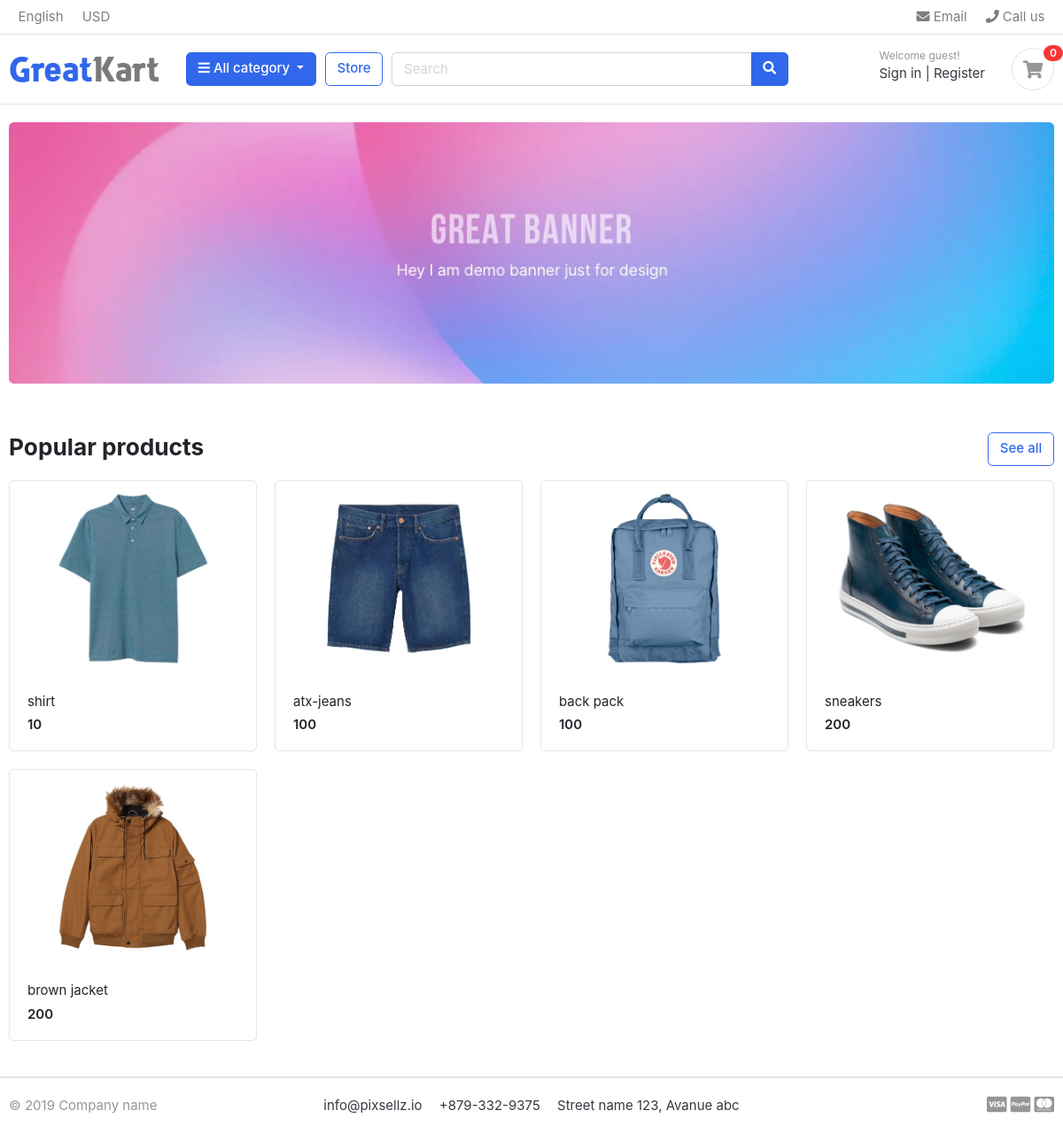
The page / on the database its author committed.
### store/models.py (models this page shows, shortened)
class Product(models.Model):
    product_name    = models.CharField(max_length=200, unique=True)
    slug            = models.SlugField(max_length=200, unique=True)
    description     = models.TextField(max_length=500, blank=True)
    price           = models.IntegerField()
    images          = models.ImageField(upload_to='photos/products')
    stock           = models.IntegerField()
    is_available    = models.BooleanField(default=True)
    category        = models.ForeignKey(Category, on_delete=models.CASCADE)
    created_date    = models.DateTimeField(auto_now_add=True)
    modified_date   = models.DateTimeField(auto_now=True)
    def get_url(self):
        return reverse('product_detail', args=[self.category.slug, self.slug])

### greatcart/views.py (the view)
# urls.py: 2. Add a URL to urlpatterns:  path('', views.home, name='home')
def home(request):
    products = Product.objects.all().filter(is_available=True)
    context = {
        'products': products,
    }
    return render(request,'home.html', context)

### category/context_processors.py (called while the page is built)
def menu_links(request):
    links = Category.objects.all()
    return dict(links=links)

### category/models.py (called while the page is built)
    def get_url(self):
        return reverse('products_by_category', args=[self.slug])

### templates/home.html
{% extends 'base.html' %}
{%  load static %}
{%  block content%}
<section class="section-intro padding-y-sm">
<div class="container">
<div class="intro-banner-wrap">
	<img src="{% static 'images/banners/1.jpg' %}" class="img-fluid rounded">
</div>
</div>
</section>
<section class="section-name padding-y-sm">
<div class="container">
<header class="section-heading">
	<a href="{% url 'store' %}" class="btn btn-outline-primary float-right">See all</a>
	<h3 class="section-title">Popular products</h3>
</header>
<div class="row">
    {% for product in products %}
	<div class="col-md-3">
		<div class="card card-product-grid">
			<a href="{{ product.get_url }}" class="img-wrap"> <img src="{{ product.images.url }}"> </a>
			<figcaption class="info-wrap">
				<a href="{{ product.get_url }}" class="title">{{  product.product_name }}</a>
				<div class="price mt-1">{{ product.price }}</div>
			</figcaption>
		</div>
	</div>
    {% endfor %}
</div>
</div>
</section>
{% endblock %}

### static/css/ui.css (style rules this page uses)
html { font-family: "Inter", sans-serif; font-size: 15px; }
.img-wrap { text-align: center; display: block; }
.img-wrap img { max-width: 100%; }
.padding-y-sm { padding-top: 20px; padding-bottom: 20px; }
.section-heading { margin-bottom: 20px; margin-top: 15px; }
.section-title { color: #212529; }
[class*=card-product] a.title { color: #212529; display: block; }
[class*=card-product] .img-wrap { overflow: hidden; position: relative; }
[class*=card-product] .img-wrap img { height: 100%; max-width: 100%; width: auto; display: inline-block; -o-object-fit: cover; object-fit: cover; }
.card-product-grid { margin-bottom: 20px; }
.card-product-grid .img-wrap { border-radius: 0.2rem 0.2rem 0 0; height: 220px; }
.card-product-grid .info-wrap { overflow: hidden; padding: 18px 20px; }
.card .img-wrap { overflow: hidden; }
.price { font-weight: 600; color: #212529; }

### rows shown on the page
Product: images (picture), product_name "shirt", price "10"
Product: images (picture), product_name "atx-jeans", price "100"
Product: images (picture), product_name "back pack", price "100"
Product: images (picture), product_name "sneakers", price "200"
Product: images (picture), product_name "brown jacket", price "200"
